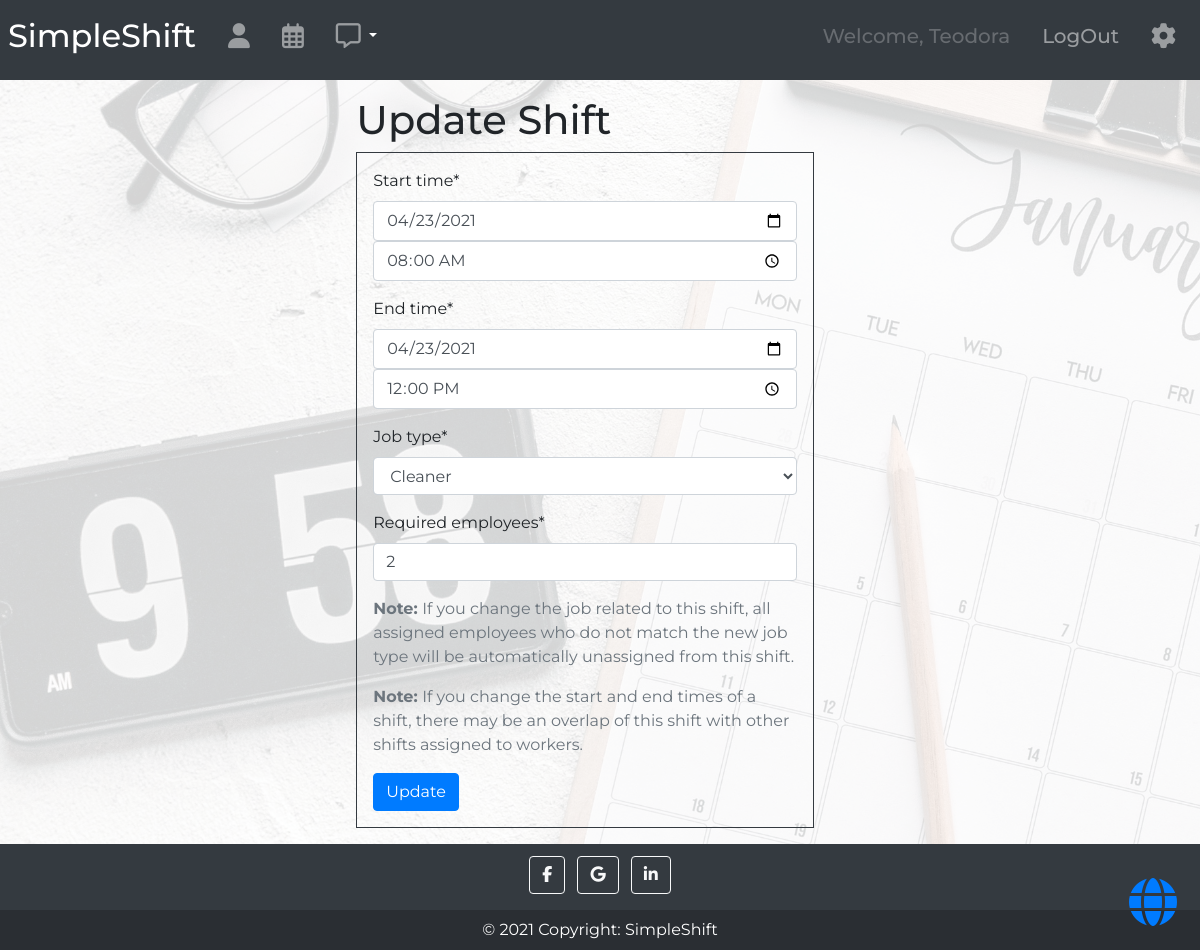
The app's page /shifts/12/update (signed in) with its own data.
### shifts/models/employee_model.py (models this page shows, shortened)
class Employee(SimpleEmailConfirmationUserMixin, AbstractUser):
    job = models.ManyToManyField('Job', blank=True, related_name='employees')
    is_admin = models.BooleanField(default=False)
    is_employee = models.BooleanField(default=False)
    is_logged = models.BooleanField(default=False)

### shifts/models/shift_model.py (models this page shows, shortened)
class Shift(models.Model):
    start_time = models.DateTimeField()
    end_time = models.DateTimeField()
    job_type = models.ForeignKey('Job', on_delete=models.CASCADE, related_name='shifts')
    required_employees = models.PositiveIntegerField(default=1)

### shifts/views/shift_views.py (the view, shortened to what this page needs)
# urls.py: path('<int:pk>/update', ShiftUpdateView.as_view(), name='shift_update'),
class ShiftUpdateView(LoginRequiredMixin, AdminRequiredMixin, SuccessMessageMixin, generic.UpdateView):
    template_name = 'shifts/shift_update.html'
    queryset = Shift.objects.all()
    form_class = ShiftForm
    success_message = 'You have successfully updated the shift.'

### shifts/forms.py (shortened to what this page needs)
class ShiftForm(forms.ModelForm):
    start_time = forms.SplitDateTimeField(required=True,
        widget=forms.SplitDateTimeWidget(date_attrs={'type': 'date'},
                                         time_attrs={'type': 'time'}),
    )
    end_time = forms.SplitDateTimeField(required=True,
        widget=forms.SplitDateTimeWidget(date_attrs={'type': 'date'},
                                         time_attrs={'type': 'time'}),
    )
    class Meta:
        model = Shift
        fields = ('start_time', 'end_time', 'job_type', 'required_employees')

### shifts/mixins.py (called while the page is built)
    def dispatch(self, request, *args, **kwargs):
        if request.user.is_employee:
            return redirect("shifts:shift_list")
        return super().dispatch(request, *args, **kwargs)

### shifts/models/job_model.py (called while the page is built)
    def __str__(self):
        return self.title

### shifts/templates/shifts/shift_update.html (shortened to what this page needs)
{% extends 'base.html' %}
{% load crispy_forms_tags %}
{% block content %}
<div class="row justify-content-center container-fluid">
  <div class="col-5">
      <h1 class="mt-3">Update Shift</h1>
      <div class="border border-dark p-3 mb-3">
        <form method="POST" novalidate>
              {{ form|crispy }}
            <p class="text-muted"><b>Note: </b>If you change the job related to this shift, all assigned employees who do not match the new job type will be automatically unassigned from this shift.</p>
            <p class="text-muted"><b>Note: </b>If you change the start and end times of a shift, there may be an overlap of this shift with other shifts assigned to workers.</p>
              <button type="submit" class="btn btn-primary">Update</button>
        </form>
      </div>
  </div>
</div>
{% endblock %}

### templates/navbar.html (shortened to what this page needs)
{% load notifications_tags %}
<nav class="navbar navbar-expand-lg navbar-dark bg-dark p-2">
  <a class="navbar-brand" href="{% url 'home' %}"><h2>SimpleShift</h2></a>
  <div class="collapse navbar-collapse" id="navbarToggler">
    {% if user.is_authenticated %}
    <ul class="navbar-nav mr-auto mt-2 mt-lg-0">
        <li class="nav-item p-2">
            <a class="nav-link" title='Profile' href="{% url 'employee_detail' pk=user.pk %}"><h5><i class="fas fa-user fa-lg"></i></h5></a>
        </li>
        <li class="nav-item p-2">
            <a class="nav-link" title='Shift schedule' href="{% url 'shifts:shift_list' %}"><h5><i class="far fa-calendar-alt fa-lg"></i></h5></a>
        </li>
         <li class="nav-item pt-2 pb-2 pl-2">
             <a  href="{% url 'shifts:notice' %}" class="nav-link notification" title='Notifications'>
                     <h5><i class="far fa-comment-alt fa-lg"></i></h5>
             </a>
         </li>
             <li class="nav-item pt-3 pb-2 dropdown show" style="cursor:pointer;color:white;">
                 <a class="dropdown-toggle" id="dropdownMenuLink" data-toggle="dropdown" aria-haspopup="true" aria-expanded="false"></a>
             </li>
    </ul>
    {% endif %}
    <ul class="navbar-nav ml-auto mt-2 mt-lg-0">
        {% if user.is_authenticated %}
        <li class="nav-item p-2">
            <a class="nav-link disabled"><h5>Welcome, {{ user.first_name }}</h5></a>
        </li>
        <li class="nav-item p-2">
            <a class="nav-link" href="{% url 'logout' %}"><h5>LogOut</h5></a>
        </li>
        {% endif %}
         {% if user.is_admin %}
        <li class="nav-item p-2">
            <a class="nav-link" title='Settings' onclick="openNav()"><h5><i class="fas fa-cog fa-lg"></i></h5></a>
        </li>
        {% endif %}
    </ul>
  </div>
</nav>

### static/css/master.css (style rules this page uses)
html, body { height: 100%; font-family: 'Montserrat', sans-serif; }
body { display: flex; flex-direction: column; }
.notification { position: relative; display: inline-block; }

### records on screen
Employee: first_name "Teodora"
Shift: job_type "Cleaner", required_employees "2"
